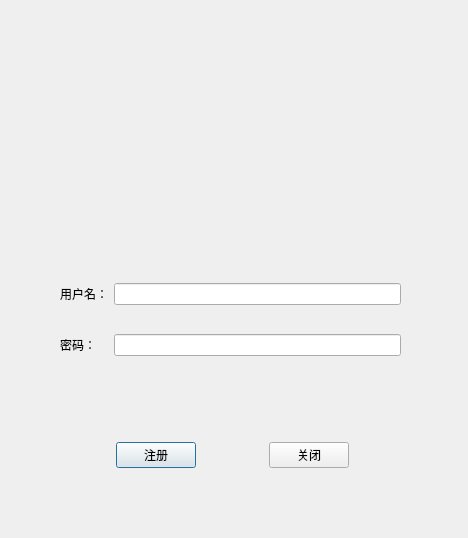
<?xml version="1.0" encoding="UTF-8"?>
<ui version="4.0">
 <class>regist</class>
 <widget class="QDialog" name="regist">
  <property name="geometry">
   <rect>
    <x>0</x>
    <y>0</y>
    <width>468</width>
    <height>538</height>
   </rect>
  </property>
  <property name="windowTitle">
   <string>Dialog</string>
  </property>
  <widget class="QWidget" name="widget_2" native="true">
   <property name="geometry">
    <rect>
     <x>60</x>
     <y>260</y>
     <width>341</width>
     <height>121</height>
    </rect>
   </property>
   <layout class="QGridLayout" name="gridLayout">
    <item row="0" column="0">
     <widget class="QLabel" name="label_2">
      <property name="text">
       <string>用户名：</string>
      </property>
     </widget>
    </item>
    <item row="0" column="1">
     <widget class="QLineEdit" name="usrLineEdit"/>
    </item>
    <item row="1" column="0">
     <widget class="QLabel" name="label_3">
      <property name="text">
       <string>密码：</string>
      </property>
     </widget>
    </item>
    <item row="1" column="1">
     <widget class="QLineEdit" name="pwdLineEdit"/>
    </item>
   </layout>
  </widget>
  <widget class="QWidget" name="widget_3" native="true">
   <property name="geometry">
    <rect>
     <x>50</x>
     <y>430</y>
     <width>365</width>
     <height>50</height>
    </rect>
   </property>
   <layout class="QHBoxLayout" name="horizontalLayout_2">
    <item>
     <spacer name="horizontalSpacer_4">
      <property name="orientation">
       <enum>Qt::Horizontal</enum>
      </property>
      <property name="sizeHint" stdset="0">
       <size>
        <width>40</width>
        <height>20</height>
       </size>
      </property>
     </spacer>
    </item>
    <item>
     <widget class="QPushButton" name="pushButton">
      <property name="enabled">
       <bool>true</bool>
      </property>
      <property name="text">
       <string>注册</string>
      </property>
     </widget>
    </item>
    <item>
     <spacer name="horizontalSpacer_3">
      <property name="orientation">
       <enum>Qt::Horizontal</enum>
      </property>
      <property name="sizeHint" stdset="0">
       <size>
        <width>40</width>
        <height>20</height>
       </size>
      </property>
     </spacer>
    </item>
    <item>
     <widget class="QPushButton" name="pushButton_2">
      <property name="text">
       <string>关闭</string>
      </property>
     </widget>
    </item>
    <item>
     <spacer name="horizontalSpacer_5">
      <property name="orientation">
       <enum>Qt::Horizontal</enum>
      </property>
      <property name="sizeHint" stdset="0">
       <size>
        <width>40</width>
        <height>20</height>
       </size>
      </property>
     </spacer>
    </item>
   </layout>
  </widget>
  <widget class="QWidget" name="widget" native="true">
   <property name="geometry">
    <rect>
     <x>120</x>
     <y>90</y>
     <width>233</width>
     <height>133</height>
    </rect>
   </property>
   <layout class="QHBoxLayout" name="horizontalLayout">
    <item>
     <spacer name="horizontalSpacer">
      <property name="orientation">
       <enum>Qt::Horizontal</enum>
      </property>
      <property name="sizeHint" stdset="0">
       <size>
        <width>40</width>
        <height>20</height>
       </size>
      </property>
     </spacer>
    </item>
    <item>
     <widget class="QLabel" name="label">
      <property name="text">
       <string/>
      </property>
      <property name="pixmap">
       <pixmap>../images/headPic.png</pixmap>
      </property>
     </widget>
    </item>
    <item>
     <spacer name="horizontalSpacer_2">
      <property name="orientation">
       <enum>Qt::Horizontal</enum>
      </property>
      <property name="sizeHint" stdset="0">
       <size>
        <width>40</width>
        <height>20</height>
       </size>
      </property>
     </spacer>
    </item>
   </layout>
  </widget>
 </widget>
 <resources/>
 <connections>
  <connection>
   <sender>pushButton_2</sender>
   <signal>clicked()</signal>
   <receiver>regist</receiver>
   <slot>accept()</slot>
   <hints>
    <hint type="sourcelabel">
     <x>333</x>
     <y>449</y>
    </hint>
    <hint type="destinationlabel">
     <x>414</x>
     <y>244</y>
    </hint>
   </hints>
  </connection>
 </connections>
</ui>
